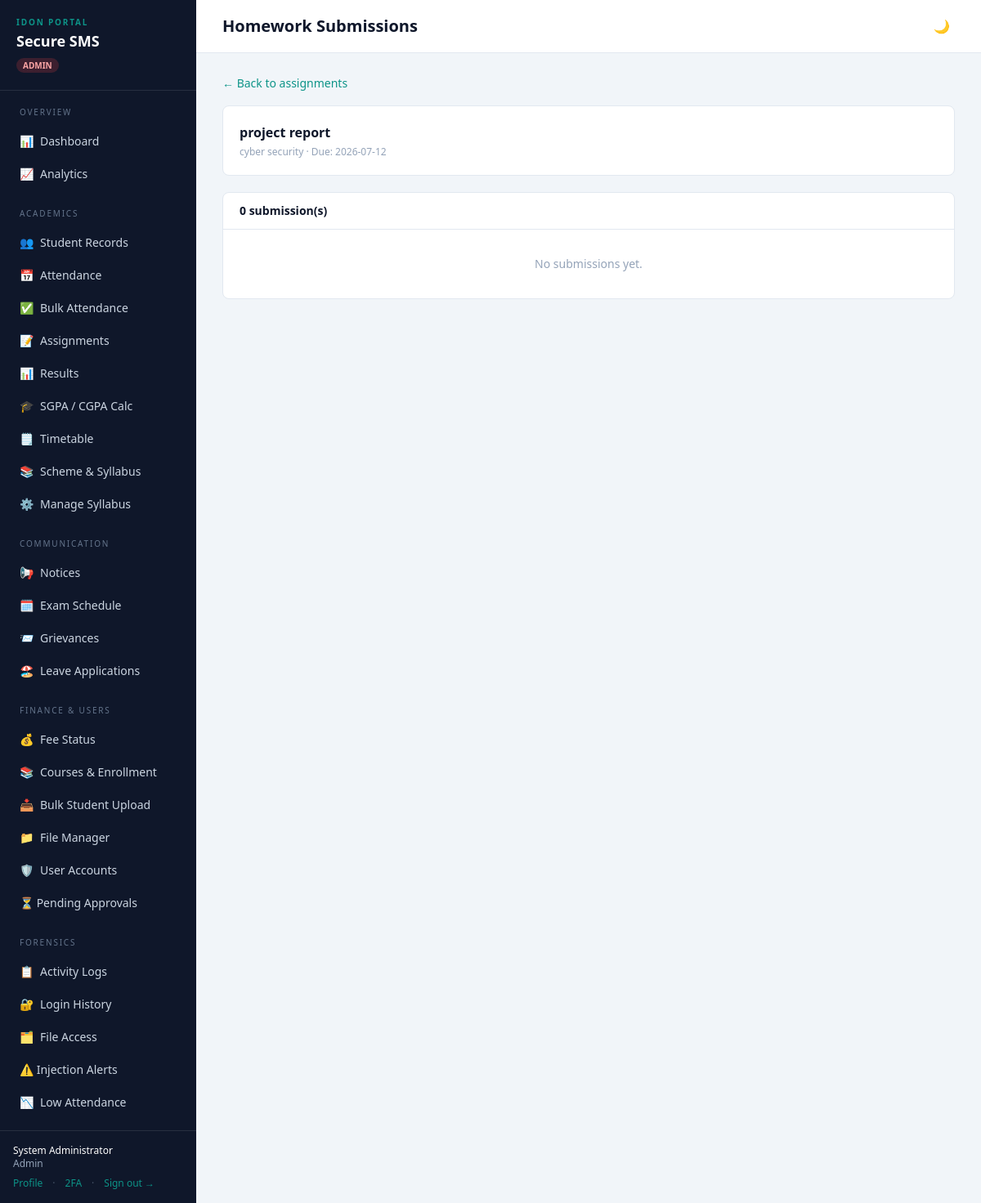
Page /assignments/1/submissions (signed in) on the committed database.
### tables this page shows
CREATE TABLE assignments (
    id            INTEGER PRIMARY KEY AUTOINCREMENT,
    title         TEXT NOT NULL,
    description   TEXT,
    subject       TEXT NOT NULL,
    department    TEXT,
    year          INTEGER,
    due_date      TEXT,
    stored_name   TEXT NOT NULL,
    original_name TEXT NOT NULL,
    uploaded_by   INTEGER REFERENCES users(id),
    created_at    DATETIME DEFAULT CURRENT_TIMESTAMP
);

### app.py (the view)
@app.route("/assignments/<int:aid>/submissions")
@role_required("admin", "faculty")
def homework_list(aid):
    assignment = query_one("SELECT * FROM assignments WHERE id = ?", (aid,))
    if not assignment: abort(404)
    subs = query_all("""
        SELECT hs.*, s.full_name student_name, s.roll_number
        FROM homework_submissions hs
        JOIN students s ON s.id = hs.student_id
        WHERE hs.assignment_id = ?
        ORDER BY hs.submitted_at DESC
    """, (aid,))
    return render_template("homework_list.html", assignment=assignment, subs=subs)

### app.py (called while the page is built)
@app.context_processor
def inject_user():
    u = current_user()
    pending_count = 0
    if u and u.get("role") == "admin":
        row = query_one("SELECT COUNT(*) c FROM users WHERE status='pending'")
        pending_count = row["c"] if row else 0
    return {"user": u, "config": Config, "pending_count": pending_count}

### auth.py (called while the page is built)
def current_user():
    if "user_id" in session:
        return {
            "id": session["user_id"],
            "username": session.get("username"),
            "role": session.get("role"),
            "full_name": session.get("full_name"),
        }
    return None

def _check_session_timeout():
    last = session.get("_last_active")
    now = int(time())
    if last and (now - last) > Config.SESSION_TIMEOUT_SECONDS:
        session.clear()
        return True
    session["_last_active"] = now
    return False

def role_required(*roles):
    def decorator(view):
        @wraps(view)
        def wrapped(*args, **kwargs):
            if "user_id" not in session:
                flash("Please sign in to continue.", "error")
                return redirect(url_for("login"))
            if _check_session_timeout():
                flash("Your session expired due to inactivity. Please sign in again.", "error")
                return redirect(url_for("login"))
            if session.get("role") not in roles:
                flash("You do not have permission to access that page.", "error")
                role = session.get("role")
                if role == "student":
                    return redirect(url_for("attendance"))
                abort(403)
            return view(*args, **kwargs)
        return wrapped
    return decorator

### database.py (called while the page is built)
def get_connection():
    conn = sqlite3.connect(Config.DB_PATH)
    conn.row_factory = sqlite3.Row
    conn.execute("PRAGMA foreign_keys = ON")
    return conn

def query_all(sql, params=()):
    conn = get_connection()
    rows = conn.execute(sql, params).fetchall()
    conn.close()
    return rows

def query_one(sql, params=()):
    conn = get_connection()
    row = conn.execute(sql, params).fetchone()
    conn.close()
    return row

### templates/homework_list.html (shortened to what this page needs)
{% extends "base.html" %}
{% block heading %}Homework Submissions{% endblock %}
{% block content %}
<div class="mb-4">
  <a href="{{ url_for('assignments') }}" class="text-sm text-signal hover:underline">← Back to assignments</a>
</div>
<div class="bg-white rounded-lg border border-slate-200 p-5 mb-5">
  <h2 class="font-semibold text-ink">{{ assignment.title }}</h2>
  <p class="text-xs text-slate-400 mt-1">{{ assignment.subject }} · Due: {{ assignment.due_date or 'No deadline' }}</p>
</div>
<div class="bg-white rounded-lg border border-slate-200">
  <div class="px-5 py-3 border-b border-slate-200 flex items-center justify-between">
    <h3 class="text-sm font-semibold text-ink">{{ subs | length }} submission(s)</h3>
  </div>
  {% if subs %}
  <table class="w-full text-sm evidence">
    <thead>
      <tr class="border-b border-slate-200">
        <th class="text-left px-5 py-2 font-medium text-slate-500 text-xs">Student</th>
        <th class="text-left px-5 py-2 font-medium text-slate-500 text-xs">Roll No.</th>
        <th class="text-left px-5 py-2 font-medium text-slate-500 text-xs">File</th>
        <th class="text-left px-5 py-2 font-medium text-slate-500 text-xs">Submitted</th>
        <th class="text-center px-5 py-2 font-medium text-slate-500 text-xs">Status</th>
        <th class="px-5 py-2"></th>
      </tr>
    </thead>
    <tbody class="divide-y divide-slate-100">
      {% for s in subs %}
      <tr>
        <td class="px-5 py-3 font-medium text-steel">{{ s.student_name }}</td>
        <td class="px-5 py-3 font-mono text-xs">{{ s.roll_number }}</td>
        <td class="px-5 py-3 text-slate-500 text-xs">{{ s.original_name }}</td>
        <td class="px-5 py-3 font-mono text-xs text-slate-400">{{ s.submitted_at }}</td>
        <td class="px-5 py-3 text-center">
          {% if s.is_late %}
            <span class="text-[10px] font-semibold bg-red-100 text-red-600 px-2 py-0.5 rounded-full">⏰ LATE</span>
          {% else %}
            <span class="text-[10px] font-semibold bg-teal-100 text-teal-600 px-2 py-0.5 rounded-full">✓ ON TIME</span>
          {% endif %}
        </td>
        <td class="px-5 py-3">
          <a href="{{ url_for('homework_download', hid=s.id) }}"
             class="text-xs text-signal hover:underline">⬇ Download</a>
        </td>
      </tr>
      {% endfor %}
    </tbody>
  </table>
  {% else %}
  <div class="px-5 py-8 text-center text-sm text-slate-400">No submissions yet.</div>
  {% endif %}
</div>
{% endblock %}

### templates/base.html (style rules this page uses)
body { -webkit-font-smoothing: antialiased; }
:root,[data-theme="light"] { --bg-page: #f1f5f9; --bg-sidebar: #0f172a; --bg-card: #ffffff; --text-main: #1e293b; --text-muted: #64748b; --border-col: #e2e8f0; --header-bg: #ffffff; --table-row-alt: #f8fafc; }
body { background-color: var(--bg-page); color: var(--text-main); }

### rows in the picture
assignments: title "project report", subject "cyber security", due_date "2026-07-12"

### other values in the picture
{{ icon }} "📊 📈 👥 📅 ✅ 📝 📊 🎓 🗒️ 📚 ⚙️ 📢 🗓️ 📨 🏖️ 💰 📚 📥 📁 🛡️ 📋 🔐 🗂️ 📉"
{{ user.full_name }} "System Administrator"
{{ user.role }} "Admin"
{{ subs | length }} "0"
